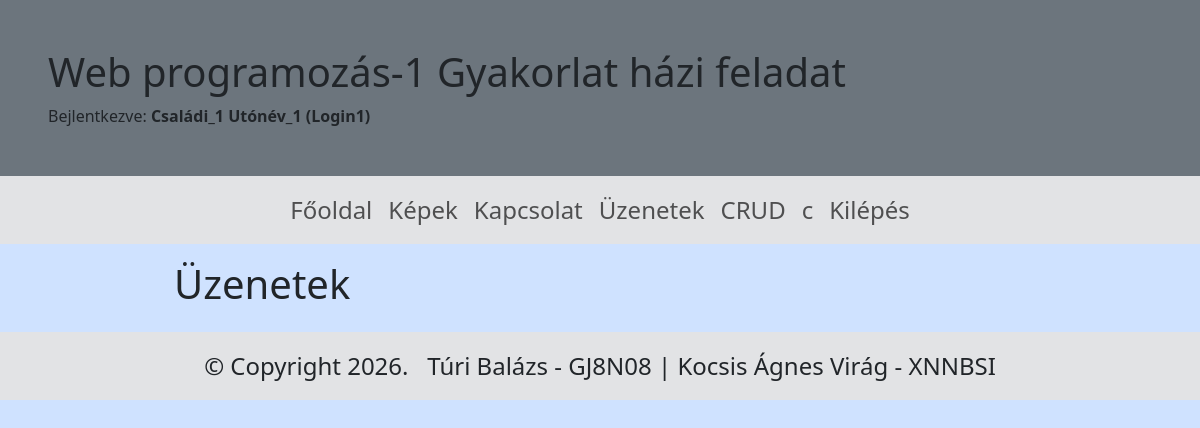
Page /uzenetek (signed in) on the earlier database version.
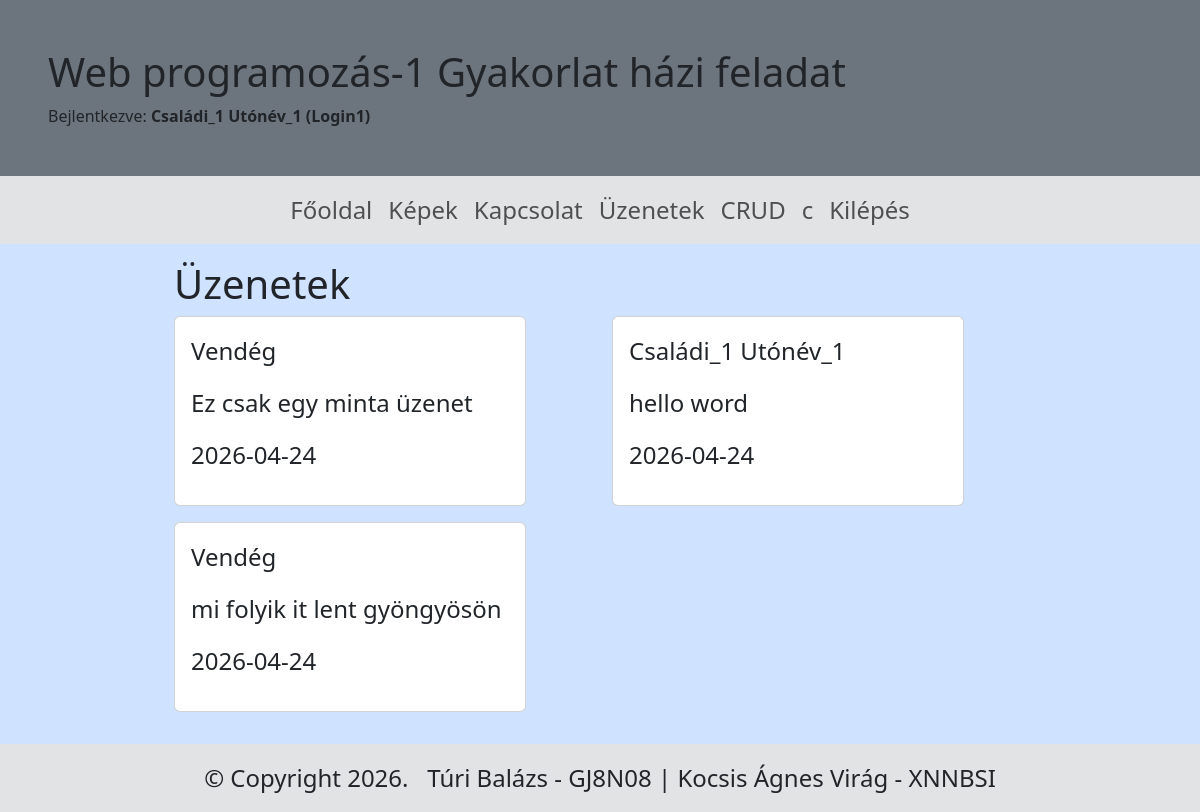
Same page on the later database version.
### tables this page shows
CREATE TABLE `uzenetek` (
  `id` int(11) NOT NULL,
  `nev` varchar(30) NOT NULL,
  `uzenet` varchar(100) NOT NULL,
  `ido` date NOT NULL DEFAULT current_timestamp()
);

### index.php (called while the page is built)
<?php
	include('./includes/config.inc.php');
	$oldal = $_SERVER['QUERY_STRING'];
	if ($oldal!="") {
		if (isset($oldalak[$oldal]) && file_exists("./templates/pages/{$oldalak[$oldal]['fajl']}.tpl.php")) {
			$keres = $oldalak[$oldal];
		}
		else {
			$keres = $hiba_oldal;
			header("HTTP/1.0 404 Not Found");
		}
	}
	else $keres = $oldalak['/'];
	include('./templates/index.tpl.php');
?>

### includes/config.inc.php (called while the page is built, shortened)
<?php
$fejlec = array(
    'cim' => 'Web programozás-1 Gyakorlat házi feladat',
    'motto' => ''
);
$lablec = array(
    'copyright' => 'Copyright ' . date("Y") . '.',
    'ceg' => 'Túri Balázs - GJ8N08 | Kocsis Ágnes Virág - XNNBSI'
);
$oldalak = array(
    '/' => array('fajl' => 'cimlap', 'szoveg' => 'Főoldal', 'menun' => array(1, 1)),
    'kepek' => array('fajl' => 'kepek', 'szoveg' => 'Képek', 'menun' => array(1, 1)),
    'kapcsolat' => array('fajl' => 'kapcsolat', 'szoveg' => 'Kapcsolat', 'menun' => array(1, 1)),
    'uzenetek' => array('fajl' => 'uzenetek', 'szoveg' => 'Üzenetek', 'menun' => array(0, 1)),
    'tablazat' => array('fajl' => 'tablazat', 'szoveg' => 'CRUD', 'menun' => array(1, 1)),
    'createuser' => array('fajl' => 'createuser', 'szoveg' => 'c', 'menun' => array(1, 1)),
    'belepes' => array('fajl' => 'belepes', 'szoveg' => 'Belépés', 'menun' => array(1, 0)),
    'kilepes' => array('fajl' => 'kilepes', 'szoveg' => 'Kilépés', 'menun' => array(0, 1)),
    'belep' => array('fajl' => 'belep', 'szoveg' => '', 'menun' => array(0, 0)),
    'regisztral' => array('fajl' => 'regisztral', 'szoveg' => '', 'menun' => array(0, 0)),
    'uzenetkuldes' => array('fajl' => 'uzenetkuldes', 'szoveg' => '', 'menun' => array(0, 0))
);
?>

### templates/pages/uzenetek.tpl.php (the view)
<?php
$host = "localhost";
$db = "webprog";
$user = "root";
$pass = "";
try {
    $pdo = new PDO( "mysql:host=$host;dbname=$db;charset=UTF8", $user, $pass, [PDO::ATTR_ERRMODE => PDO::ERRMODE_EXCEPTION, PDO::ATTR_DEFAULT_FETCH_MODE => PDO::FETCH_ASSOC]);
} catch (PDOException $e) {
    die("Database connection failed");
}
$stmt = $pdo->prepare('SELECT * FROM uzenetek');
$stmt->execute();
?>
<div class="align-items-center container w-75">
    <div class="row">
        <h1>Üzenetek</h1>
        <?php
        while ($data = $stmt->fetch(PDO::FETCH_ASSOC)) {
            ?>
            <div class="col">
                <div class="card mb-3" style="width: 22rem;">
                    <div class="card-body">
                        <p><?php echo $data['nev']; ?></p>
                        <p><?php echo $data['uzenet']; ?></p>
                        <p><?php echo $data['ido']; ?></p>
                    </div>
                </div>
            </div>
        <?php
        }
        ?>
</div>

### templates/index.tpl.php (shortened to what this page needs)
<!DOCTYPE html>
<html>
<head>
	<link rel="stylesheet" href="./styles/bootstrap.css" type="text/css">
</head>
<body class="bg-primary-subtle w-100 container-fluid p-0">
	<header class="p-5 bg-secondary">
		<h1 class="fs-1"><?= $fejlec['cim'] ?></h1>
		<?php if (isset($_SESSION['login'])) { ?>Bejlentkezve:
			<strong><?= $_SESSION['csn'] . " " . $_SESSION['un'] . " (" . $_SESSION['login'] . ")" ?></strong><?php } ?>
	</header>
	<div class="fs-4">
		<nav class="navbar navbar-expand-lg bg-secondary-subtle p-2 justify-content-center">
			<div class="container-fluid justify-content-center">
				<div class="justify-content-center collapse navbar-collapse" id="navbarSupportedContent">
					<ul class="navbar-nav justify-content-center">
						<?php foreach ($oldalak as $url => $oldal) { ?>
							<?php if (!isset($_SESSION['login']) && $oldal['menun'][0] || isset($_SESSION['login']) && $oldal['menun'][1]) { ?>
								<li class="nav-item" <?= (($oldal == $keres) ? ' class="active"' : '') ?>>
									<a class="nav-link" href="<?= ($url == '/') ? '.' : $url ?>">
										<?= $oldal['szoveg'] ?></a>
								</li>
							<?php } ?>
						<?php } ?>
					</ul>
				</div>
			</div>
		</nav>
		<div class="p-3 w-100" id="content">
			<?php
			include("./templates/pages/{$keres['fajl']}.tpl.php");
			?>
		</div>
	</div>
	<footer class="p-3 bg-secondary-subtle text-center">
		<?php if (isset($lablec['copyright'])) { ?>&copy;&nbsp;<?= $lablec['copyright'] ?> <?php } ?>
		<?php if (isset($lablec['ceg'])) { ?>	<?= $lablec['ceg']; ?><?php } ?>
	</footer>
</body>
</html>

Differences in the rows shown:
added uzenetek: nev "Vendég", uzenet "Ez csak egy minta üzenet", ido "2026-04-24"
added uzenetek: nev "Családi_1 Utónév_1", uzenet "hello word", ido "2026-04-24"
added uzenetek: nev "Vendég", uzenet "mi folyik it lent gyöngyösön", ido "2026-04-24"
